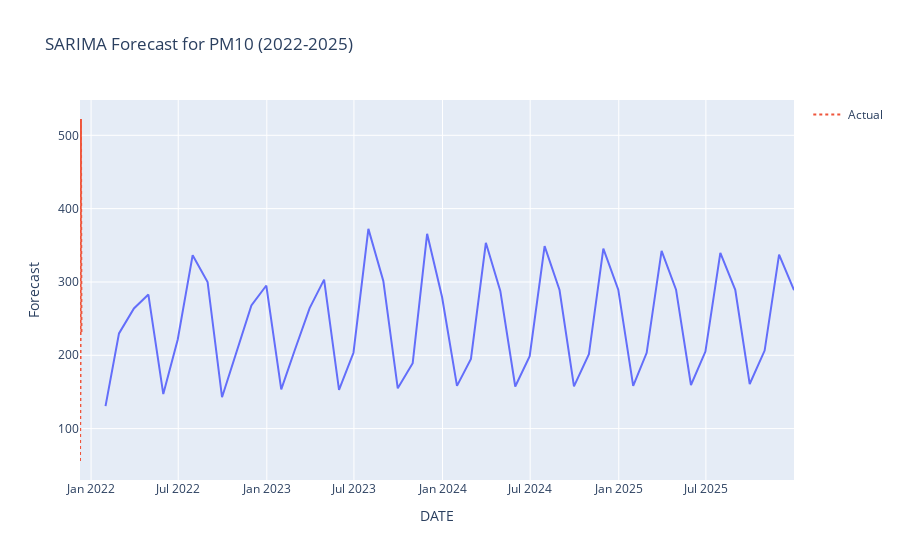

Notebook code for this chart:
### Markdown cell above
## for stn 4 sarima

### Code cell
import pandas as pd
from sklearn.metrics import mean_absolute_error, mean_squared_error
import numpy as np
import pmdarima as pm

# Load data
df = pd.read_csv('D:/stubble buring/stubble/STN4.csv')

# Ensure 'DATE' is a datetime column
df['DATE'] = pd.to_datetime(df['DATE'], errors='coerce')
df.dropna(subset=['DATE'], inplace=True)  # Drop rows with invalid/missing dates
df.set_index('DATE', inplace=True)

# Handle missing values in 'FIRECOUNT'
df['PM10'].fillna(method='ffill', inplace=True)

# Sort the DataFrame by the 'DATE' index to avoid issues with slicing
df.sort_index(inplace=True)

# Split data into training and testing (2016-2021)
train = df.loc['2016-09-01':'2020-12-31']  # Training data from 2016 to 2020
test = df.loc['2021-12-01':'2021-12-31']   # Testing data for 2021

# Apply AutoSARIMA (automatic SARIMA model selection)
auto_sarima_model = pm.auto_arima(train['PM10'], 
                                  seasonal=True, 
                                  m=12,  # Seasonal period (12 for monthly data)
                                  stepwise=True,  # Stepwise search for parameters
                                  trace=True)  # Print progress of the search

# Print summary of the AutoSARIMA model
print(auto_sarima_model.summary())

# Forecast for the test period using integer-based indexing
test_forecast = auto_sarima_model.predict(n_periods=len(test))

# Compute MAE and RMSE
mae = mean_absolute_error(test['PM10'], test_forecast)
rmse = np.sqrt(mean_squared_error(test['PM10'], test_forecast))

print(f"MAE: {mae:.2f}")
print(f"RMSE: {rmse:.2f}")

# Forecast for the next 48 months (2022-2025)
forecast_period = 48
forecast = auto_sarima_model.predict(n_periods=forecast_period)

# Create forecast date index
forecast_dates = pd.date_range(start='2022-01-01', periods=forecast_period, freq='ME')
forecast_series = pd.Series(forecast, index=forecast_dates)

# Display predictions for 2022 to 2025
for year, value in zip(range(2022, 2026), forecast[:48:12]):
    print(f"The predicted value for {year} is {value:.2f}")

import plotly.express as px

# Create a DataFrame to hold the forecast data
forecast_df = pd.DataFrame({'DATE': forecast_dates, 'Forecast': forecast})
forecast_df.set_index('DATE', inplace=True)

# Create a plot of the actual and forecasted values
fig = px.line(forecast_df, x=forecast_df.index, y='Forecast', title='SARIMA Forecast for PM10 (2022-2025)')

# Add the actual test data for comparison
test_df = pd.DataFrame({'DATE': test.index, 'Actual': test['PM10']})
fig.add_scatter(x=test_df['DATE'], y=test_df['Actual'], mode='lines', name='Actual', line=dict(dash='dot'))

# Display the plot
fig.show()

### Figure 1 — Plotly figure (JSON) as saved in the notebook; plotly's stock layout.template omitted (floating-point values rounded to 4 significant figures)
{"data": [{"hovertemplate": "DATE=%{x}<br>Forecast=%{y}<extra></extra>", "legendgroup": "", "line": {"color": "#636efa", "dash": "solid"}, "marker": {"symbol": "circle"}, "mode": "lines", "name": "", "orientation": "v", "showlegend": false, "type": "scatter", "x": ["2022-01-31T00:00:00", "2022-02-28T00:00:00", "2022-03-31T00:00:00", "2022-04-30T00:00:00", "2022-05-31T00:00:00", "2022-06-30T00:00:00", "2022-07-31T00:00:00", "2022-08-31T00:00:00", "2022-09-30T00:00:00", "2022-10-31T00:00:00", "2022-11-30T00:00:00", "2022-12-31T00:00:00", "2023-01-31T00:00:00", "2023-02-28T00:00:00", "2023-03-31T00:00:00", "2023-04-30T00:00:00", "2023-05-31T00:00:00", "2023-06-30T00:00:00", "2023-07-31T00:00:00", "2023-08-31T00:00:00", "2023-09-30T00:00:00", "2023-10-31T00:00:00", "2023-11-30T00:00:00", "2023-12-31T00:00:00", "2024-01-31T00:00:00", "2024-02-29T00:00:00", "2024-03-31T00:00:00", "2024-04-30T00:00:00", "2024-05-31T00:00:00", "2024-06-30T00:00:00", "2024-07-31T00:00:00", "2024-08-31T00:00:00", "2024-09-30T00:00:00", "2024-10-31T00:00:00", "2024-11-30T00:00:00", "2024-12-31T00:00:00", "2025-01-31T00:00:00", "2025-02-28T00:00:00", "2025-03-31T00:00:00", "2025-04-30T00:00:00", "2025-05-31T00:00:00", "2025-06-30T00:00:00", "2025-07-31T00:00:00", "2025-08-31T00:00:00", "2025-09-30T00:00:00", "2025-10-31T00:00:00", "2025-11-30T00:00:00", "2025-12-31T00:00:00"], "xaxis": "x", "y": [130.7, 229.9, 263.8, 282.9, 147.1, 221.6, 336.5, 300.0, 142.8, 205.4, 267.9, 295.2, 153.5, 206.8, 264.3, 303.2, 152.7, 203.5, 372.4, 301.4, 155.0, 189.2, 365.7, 279.4, 158.3, 195.2, 353.4, 287.8, 157.4, 198.7, 349.0, 289.0, 157.6, 201.4, 345.4, 289.5, 158.3, 203.4, 342.4, 289.5, 159.5, 205.1, 339.8, 289.2, 160.9, 206.4, 337.4, 288.8], "yaxis": "y"}, {"line": {"dash": "dot"}, "mode": "lines", "name": "Actual", "type": "scatter", "x": ["2021-12-09T00:00:00", "2021-12-10T00:00:00", "2021-12-11T00:00:00", "2021-12-12T00:00:00"], "y": [55.83, 165.8, 522.3, 231.8]}], "layout": {"legend": {"tracegroupgap": 0}, "title": {"text": "SARIMA Forecast for PM10 (2022-2025)"}, "xaxis": {"anchor": "y", "domain": [0, 1], "title": {"text": "DATE"}}, "yaxis": {"anchor": "x", "domain": [0, 1], "title": {"text": "Forecast"}}}}
